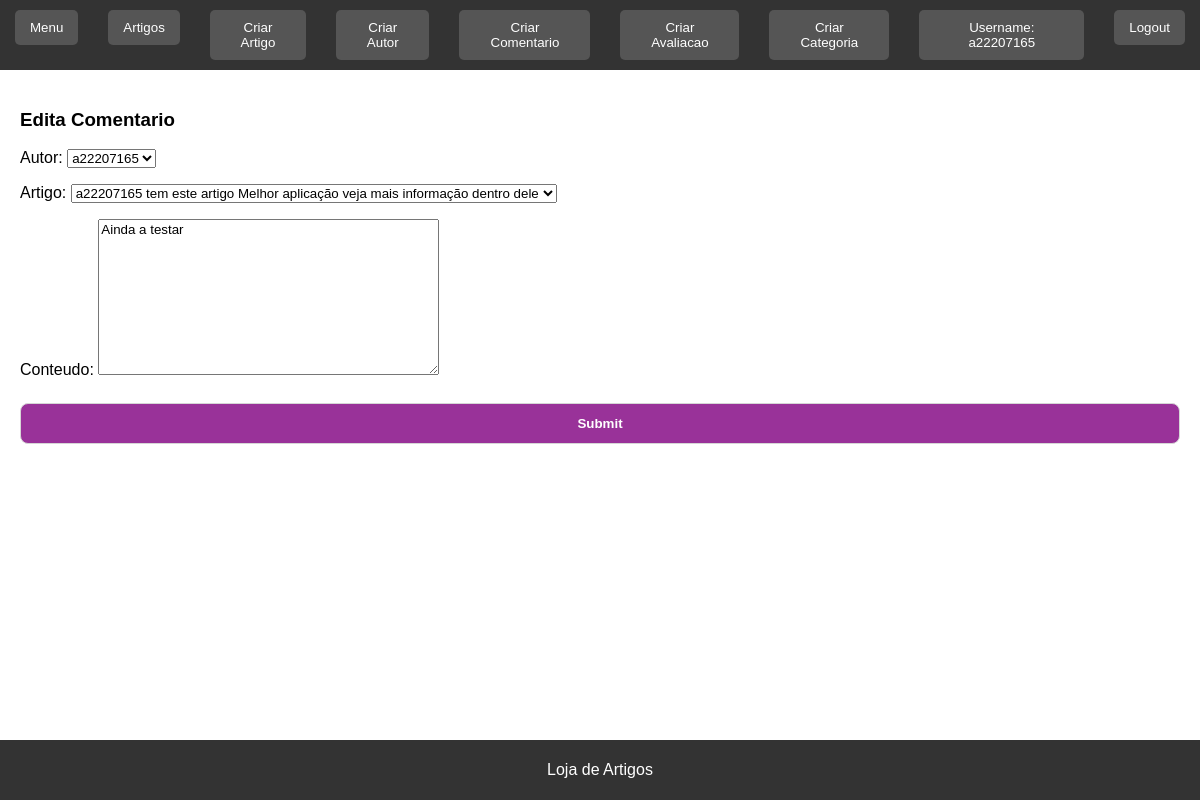
Screenshot of /artigos/comentario/1/edita (signed in) with the database file from the repository.
### artigos/models.py (models this page shows, shortened)
class Artigo(models.Model):
    autor = models.ForeignKey(Autor, on_delete=models.CASCADE)
    titulo = models.CharField(max_length=200)
    conteudo = models.TextField()
    categoria = models.ForeignKey(Categoria, on_delete=models.SET_NULL, null=True)
    data_publicacao = models.DateTimeField(auto_now_add=True)
    imagem_destaque = models.ImageField(upload_to='artigos/', null=True, blank=True)
    def __str__(self):
        return f"{self.autor.usuario.username} tem este artigo {self.titulo} veja mais informação dentro dele"

class Comentario(models.Model):
    autor = models.ForeignKey(User, on_delete=models.CASCADE)
    artigo = models.ForeignKey(Artigo, on_delete=models.CASCADE)
    conteudo = models.TextField()
    data_publicacao = models.DateTimeField(auto_now_add=True)

### artigos/views.py (the view)
# urls.py: path('comentario/<int:comentario_id>/edita', views.edita_comentario_view,name="edita_comentario"),
@login_required
def edita_comentario_view(request, comentario_id):
    comentario = Comentario.objects.get(id=comentario_id)
    if request.POST:
        form = ComentarioForm(request.POST or None, request.FILES, instance=comentario)
        if form.is_valid():
            form.save()
            return redirect('artigos:lista_artigos')
    else:
        form = ComentarioForm(instance=comentario)
    context = {'form': form, 'comentario':comentario}
    return render(request, 'artigos/edita_comentario.html', context)

### artigos/forms.py
class ComentarioForm(forms.ModelForm):
    class Meta:
        model = Comentario
        fields = '__all__'

### artigos/templates/artigos/edita_comentario.html (shortened to what this page needs)
{% extends 'artigos/layout.html' %}
{% block content %}
    <h3>Edita Comentario</h3>
    <form action="{% url 'artigos:edita_comentario' comentario.id %}" method="post" enctype='multipart/form-data'>
      {{ form.as_p }}
      <input type="submit">
    </form>
{% endblock %}

### artigos/templates/artigos/layout.html (shortened to what this page needs)
<!DOCTYPE html>
<html lang="pt">
<head>
    {% load static %}
    <link rel="stylesheet" href="{% static 'artigos/artigos.css' %}">
</head>
<body>
    <header>
        <nav>
            <ul>
                <li><a href="{% url 'menu:index' %}"><button>Menu</button></a></li>
                <li><a href="{% url 'artigos:lista_artigos' %}"><button>Artigos</button></a></li>
                {% if request.user.is_authenticated %}
                    <li><a href="{% url 'artigos:novo_artigo' %}"><button>Criar Artigo</button></a></li>
                    <li><a href="{% url 'artigos:novo_autor' %}"><button>Criar Autor</button></a></li>
                    <li><a href="{% url 'artigos:novo_comentario' %}"><button>Criar Comentario</button></a></li>
                    <li><a href="{% url 'artigos:novo_avaliacao' %}"><button>Criar Avaliacao</button></a></li>
                    <li><a href="{% url 'artigos:novo_categoria' %}"><button>Criar Categoria</button></a></li>
                    <li><a href="{% url 'user' %}"><button>Username: {{ request.user.username }}</button></a></li>
                    <li><a href="{% url 'logout' %}"><button>Logout</button></a></li>
                {% else %}
                    <li><a href="{% url 'login' %}"><button>Login</button></a></li>
                {% endif %}
            </ul>
        </nav>
    </header>
    <main>
        {% block content %}
        {% endblock %}
    </main>
    <footer>
        <p>Loja de Artigos</p>
    </footer>
</body>
</html>

### artigos/static/artigos/artigos.css (style rules this page uses)
body { font-family: Arial, sans-serif; margin: 0; padding: 0; box-sizing: border-box; }
header { background-color: #333; color: white; padding: 10px 0; }
nav ul { list-style: none; margin: 0; padding: 0; display: flex; justify-content: center; }
nav ul li { margin: 0 15px; }
nav ul li a { color: white; text-decoration: none; font-size: 16px; }
nav ul li a button { background-color: #555; border: none; color: white; padding: 10px 15px; cursor: pointer; border-radius: 5px; }
main { padding: 20px; }
footer { background-color: #333; color: white; text-align: center; padding: 5px 0; position: fixed; width: 100%; bottom: 0; }
* { box-sizing: border-box; font-family: sans-serif; }
input { display: inline-block; width: 100%; padding: 12px 20px; margin: 8px 0; border: 1px solid #ccc; border-radius: 8px; }
input[type=submit] { background-color: purple; opacity: 0.8; font-weight: bold; color: white; }

### rows the page displays
Artigo: autor "a22207165"
Comentario: artigo "a22207165 tem este artigo Melhor aplicação veja mais informação dentro dele", conteudo "Ainda a testar"

### other values shown
{{ request.user.username }} "a22207165"
